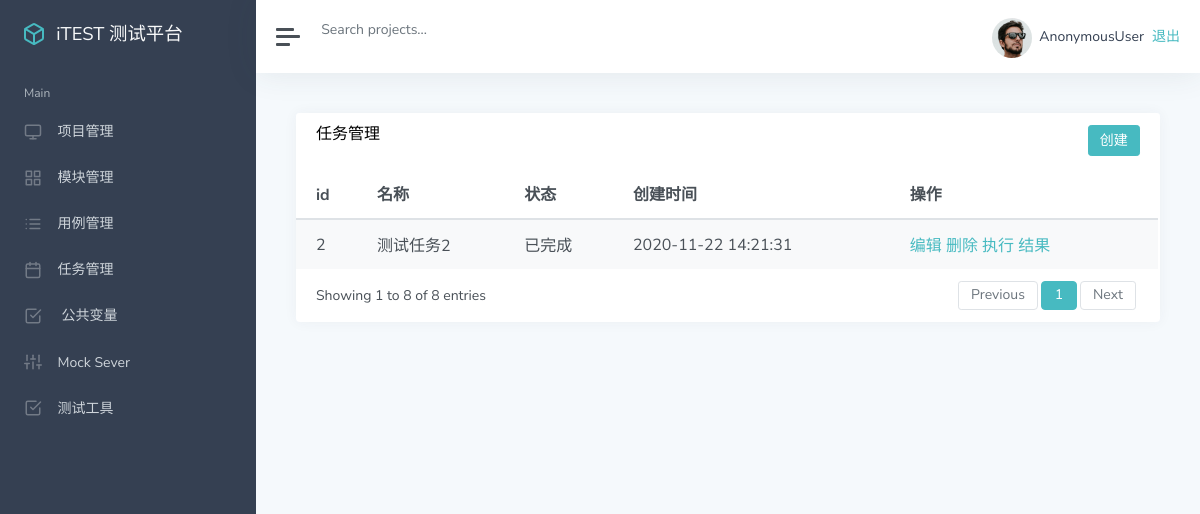
Screenshot of /manage/task/ with the database file from the repository.
### app_manage/models/task.py (models this page shows, shortened)
class TestTask(models.Model):
    name = models.CharField("名称", max_length=100, blank=False, default="")
    describe = models.TextField("描述", default="")
    status = models.IntegerField("状态", default=0)  # 未执行、执行中、执行完成、排队中
    cases = models.TextField("关联用例", default="")
    create_time = models.DateTimeField("创建时间", auto_now_add=True)

### app_manage/views/task_view.py (the view)
# urls.py: path('task/', task_view.task_manage),
def task_manage(request):
    task_list = TestTask.objects.all()
    return render(request, "task/list.html", {"tasks": task_list})

### templates/task/list.html (shortened to what this page needs)
{% extends "manage.html" %}
{% block manage %}
<div class="card flex-fill">
    <div class="card-header">
        <h5 class="card-title mb-0" style="float:left">任务管理</h5>
        <button onclick="add_task()" type="button" class="btn btn-primary" style="float:right">创建</button>
    </div>
    <div id="datatables-dashboard-traffic_wrapper" class="dataTables_wrapper dt-bootstrap4 no-footer">
        <div class="row">
            <div class="col-sm-12">
                <table id="datatables-dashboard-traffic" class="table table-striped my-0 dataTable no-footer"
                       role="grid" aria-describedby="datatables-dashboard-traffic_info">
                    <thead>
                    <tr role="row">
                        <th>id</th>
                        <th>名称</th>
                        <th>状态</th>
                        <th>创建时间</th>
                        <th>操作</th>
                    </tr>
                    </thead>
                    <tbody>
                    {% for task in tasks %}
                    <tr>
                        <td>{{ task.id }}</td>
                        <td>{{ task.name }}</td>
                        {% if task.status == 2 %}
                        <td>已完成</td>
                        {% endif %}
                        <td>{{ task.create_time | date:"Y-m-d H:i:s" }}</td>
                        <td>
                            <a href="/manage/task_edit/{{task.id}}/">编辑</a>
                            <a href="#" onclick="delete_task('{{task.id}}')">删除</a>
                            <a href="#" onclick="run_task('{{task.id}}')">执行</a>
                            <a href="/manage/task_result/{{task.id}}/">结果</a>
                        </td>
                    </tr>
                    {% endfor %}
                    </tbody>
                </table>
            </div>
        </div>
        <div class="row">
            <div class="col-sm-12 col-md-5">
                <div class="dataTables_info" id="datatables-dashboard-traffic_info" role="status" aria-live="polite">
                    Showing 1 to 8 of 8 entries
                </div>
            </div>
            <div class="col-sm-12 col-md-7">
                <div class="dataTables_paginate paging_simple_numbers" id="datatables-dashboard-traffic_paginate">
                    <ul class="pagination">
                        <li class="paginate_button page-item previous disabled"
                            id="datatables-dashboard-traffic_previous">
                            <a href="#" aria-controls="datatables-dashboard-traffic" data-dt-idx="0" tabindex="0"
                               class="page-link">Previous</a>
                        </li>
                        <li class="paginate_button page-item active">
                            <a href="#" aria-controls="datatables-dashboard-traffic" data-dt-idx="1" tabindex="0"
                               class="page-link">1</a>
                        </li>
                        <li class="paginate_button page-item next disabled" id="datatables-dashboard-traffic_next">
                            <a href="#" aria-controls="datatables-dashboard-traffic" data-dt-idx="2" tabindex="0"
                               class="page-link">Next</a>
                        </li>
                    </ul>
                </div>
            </div>
        </div>
    </div>
</div>
{% endblock %}

### rows the page displays
TestTask: id "2", name "测试任务2", status "已完成", create_time "2020-11-22 14:21:31"

### other values shown
{{ user }} "AnonymousUser"
